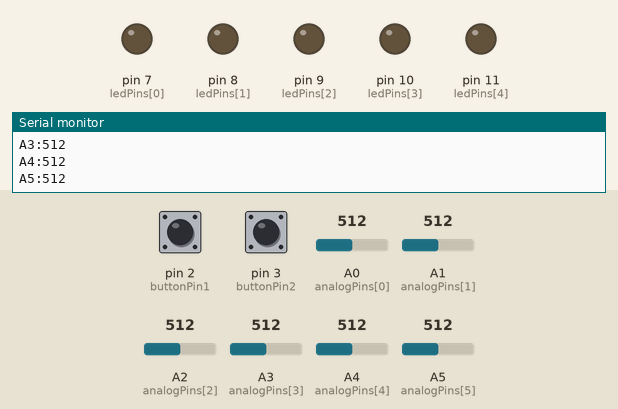
This sketch was run on a simulated Arduino Uno, built with avr-gcc and run on an emulated ATmega328P. Shown: output pins drawn as LEDs (lit = HIGH), the last lines printed to the serial monitor. The test bench sets the inputs (shaded band); at power-on: pin 2 (buttonPin1) LOW, pin 3 (buttonPin2) LOW, A0 (analogPins[0]) = 512, A1 (analogPins[1]) = 512, A2 (analogPins[2]) = 512, A3 (analogPins[3]) = 512, A4 (analogPins[4]) = 512, A5 (analogPins[5]) = 512.

Above: at 1.2 s.
1.3 s: pin 2 (buttonPin1) pulled HIGH for 0.15 s
At 1.37 s:
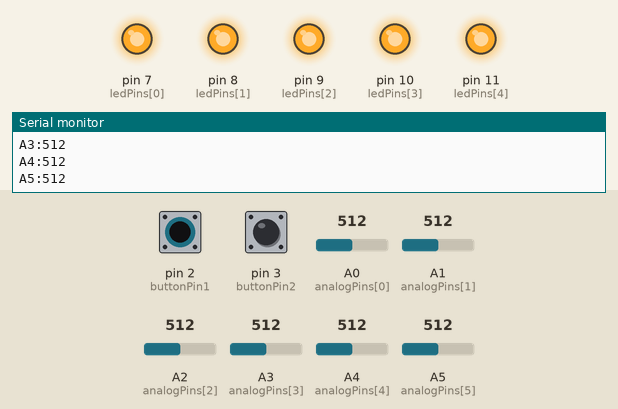
2.9 s: pin 3 (buttonPin2) pulled HIGH for 0.15 s
At 4.1 s:
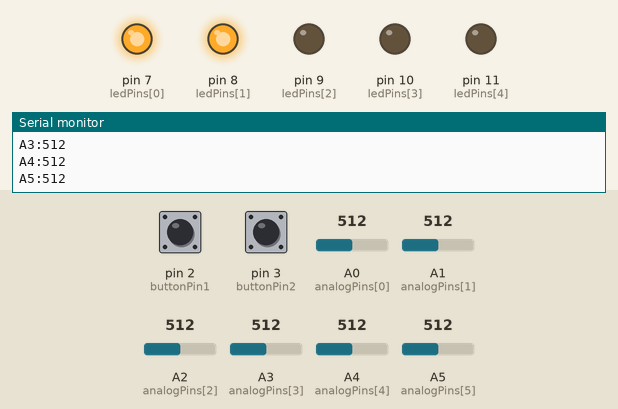
4.5 s: A0 (analogPins[0]) set to 603
6.0 s: A0 (analogPins[0]) set to 629
At 6.7 s:
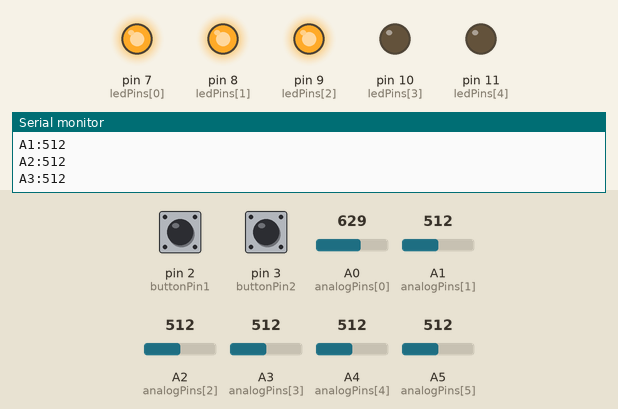
7.5 s: A0 (analogPins[0]) set to 306
At 7.8 s:
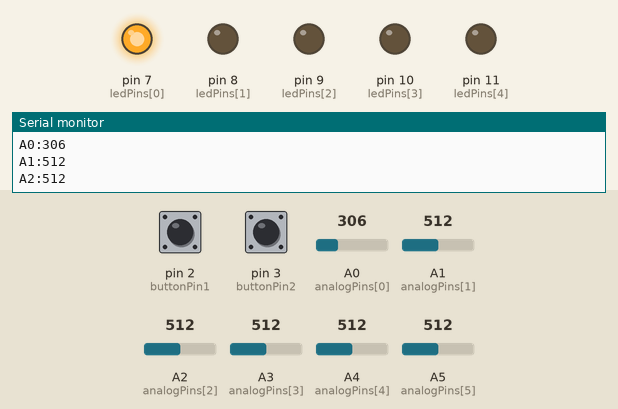
9.0 s: A0 (analogPins[0]) set to 394
10.5 s: A0 (analogPins[0]) set to 417
At 11.3 s:
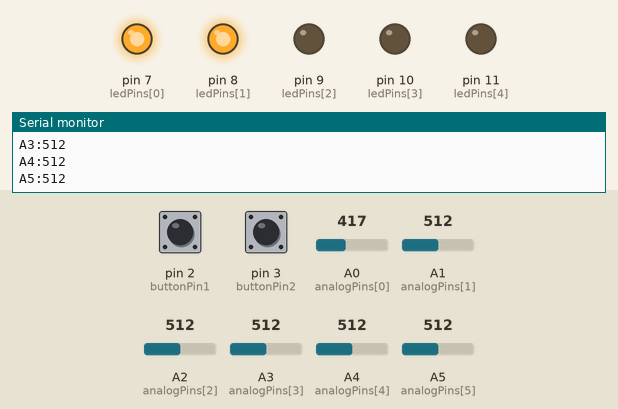
Timing chart, 0 to 13.0 s (numbered marks = the images above; inputs shaded):
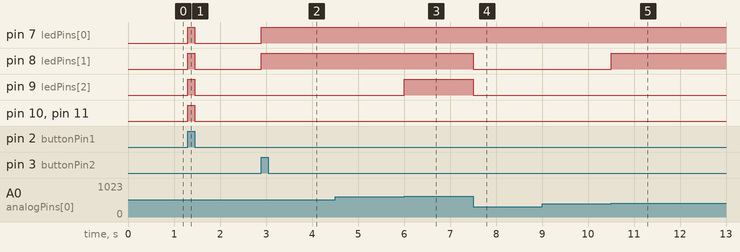

The sketch:

FullKitCircuit.ino
```cpp
void setup()
{
  serialSetup();
  setUpButton();
  setUpLEDs();
}

void loop()
{
  // read the potentiometers:
  serialSend();

  if (getButtonState1()) setLEDs(1023);
  else if(getButtonState2())
  {
    int sensorReading = analogRead(A0);
    setLEDs(sensorReading);
  }
  else setLEDs(0);
}
```

getButtonState.ino
```cpp
// constants won't change. They're used here to
// set pin numbers:
const int buttonPin1 = 2;     // the number of the pushbutton pin
const int buttonPin2 = 3;     // the number of the pushbutton pin

bool lastButton2State = false;
bool currentState2 = false;

void setUpButton()
{
  pinMode(buttonPin1, INPUT);
  pinMode(buttonPin2, INPUT);
}

bool getButtonState1()
{
  // read the state of the pushbutton value:
  int buttonState = digitalRead(buttonPin1);

  // check if the pushbutton is pressed.
  // if it is, the buttonState is HIGH:
  return (buttonState == HIGH);
}

bool getButtonState2()
{
  // read the state of the pushbutton value:
  bool buttonState = (digitalRead(buttonPin2) == HIGH);
  if(buttonState && !lastButton2State)
  {
    currentState2 = !currentState2;
  }
  lastButton2State = buttonState;
  return currentState2;
}
```

serialSend.ino
```cpp
// these constants won't change:
const int analogPins[] = {A0, A1, A2, A3, A4, A5};
const int ackLEDPin = 6;

// the follow variables is a long because the time, measured in miliseconds,
// will quickly become a bigger number than can be stored in an int.
long previousSend = 0;        // will store last time we sent a value
long previousAck = 0;         // will store last time we got a value ack
long interval = 100;          // interval at which to send (milliseconds)

void serialSetup()
{
  Serial.begin(9600);
}

int serialSend()
{
  unsigned long currentMillis = millis();

  if(currentMillis - previousSend > interval)
  {
    // save the last time you sent a value
    previousSend = currentMillis;

    for (int i = 0; i < 6; i++)
    {
      int sensorValue = analogRead(analogPins[i]);
      Serial.print("A");
      Serial.print(i);
      Serial.print(":");
      Serial.println(sensorValue);
    }
  }

  if(currentMillis - previousAck > interval / 2)
  {
    if (Serial.available())
    {
      Serial.read();
      digitalWrite(ackLEDPin, HIGH);
      previousAck = currentMillis;
    }
    else
    {
      digitalWrite(ackLEDPin, LOW);
    }
  }
}
```

setLEDs.ino
```cpp
const int ledCount = 5;    // the number of LEDs in the bar graph

// an array of pin numbers to which LEDs are attached
int ledPins[] = { 7,8,9,10,11 };

void setUpLEDs()
{
  // loop over the pin array and set them all to output:
  for (int thisLed = 0; thisLed < ledCount; thisLed++) {
    pinMode(ledPins[thisLed], OUTPUT);
  }
}

void setLEDs(int sensorReading)
{
  // map the result to a range from 0 to the number of LEDs:
  int ledLevel = map(sensorReading, 0, 1023, 0, ledCount);

  // loop over the LED array:
  for (int thisLed = 0; thisLed < ledCount; thisLed++)
  {
    // if the array element's index is less than ledLevel,
    // turn the pin for this element on:
    if (thisLed < ledLevel)
    {
      digitalWrite(ledPins[thisLed], HIGH);
    }
    // turn off all pins higher than the ledLevel:
    else
    {
      digitalWrite(ledPins[thisLed], LOW);
    }
  }
}
```

Measured:
- the behaviour switches between 613 and 614 on A0 (analogPins[0]) (found by bisection; images 2 and 3)
- the behaviour switches between 409 and 410 on A0 (analogPins[0]) (found by bisection; images 4 and 5)
- after the input at 1.3 s, pin 7 (ledPins[0]), pin 8 (ledPins[1]), pin 9 (ledPins[2]), pin 10 (ledPins[3]), pin 11 (ledPins[4]): LOW → HIGH at once, → LOW 0.15 s later
- after the input at 2.9 s, pin 7 (ledPins[0]), pin 8 (ledPins[1]): LOW → HIGH at once
- after the input at 6.0 s, pin 9 (ledPins[2]): LOW → HIGH at once
- after the input at 7.5 s, pin 8 (ledPins[1]), pin 9 (ledPins[2]): HIGH → LOW at once
- after the input at 10.5 s, pin 8 (ledPins[1]): LOW → HIGH at once
